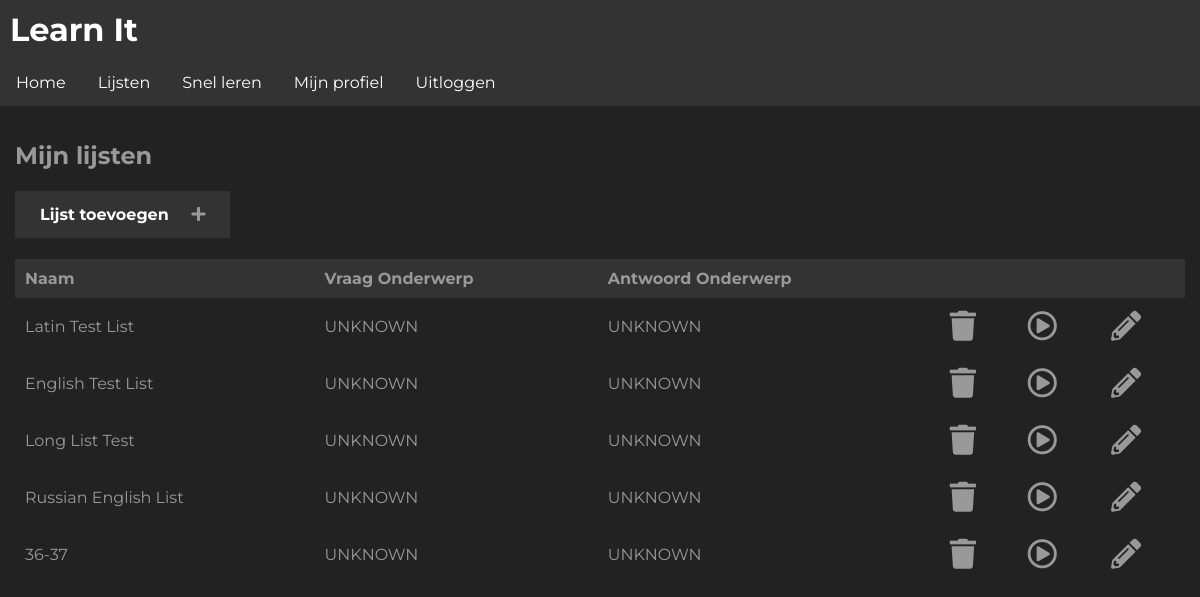
The app's page /app/lists/ (signed in), older data.
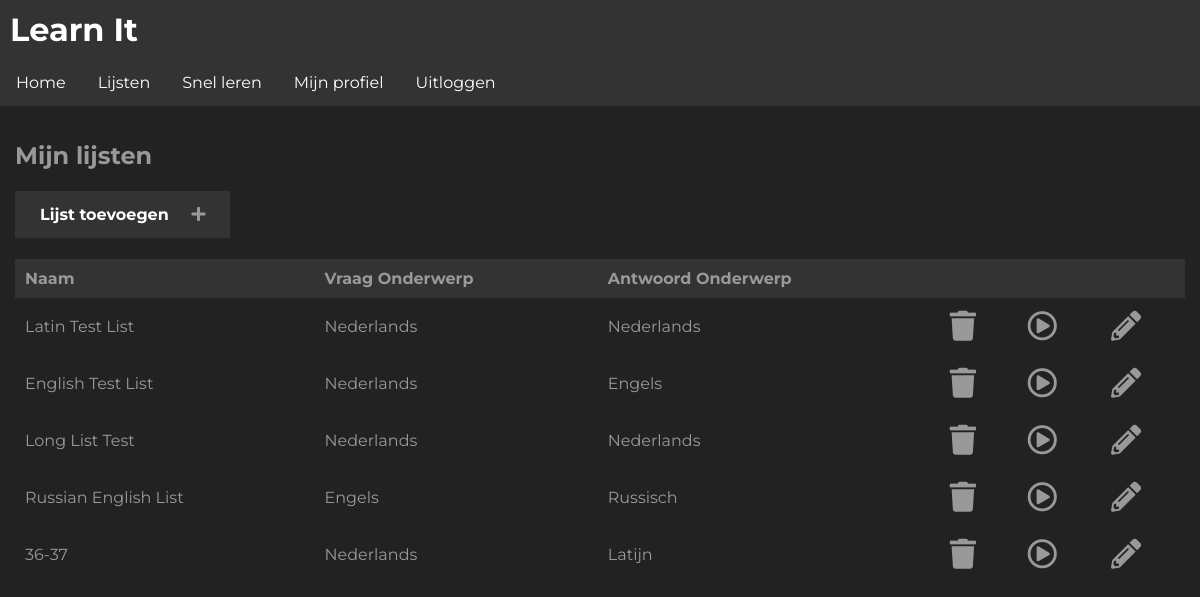
The same page, newer data.
### learnit/models.py (models this page shows, shortened)
class List(models.Model):
    name = models.CharField(max_length=255)
    owner = models.ForeignKey(to=User, on_delete=models.CASCADE)
    question_subject = models.ForeignKey(to=Subject, on_delete=models.PROTECT, related_name='question_subject')
    answer_subject = models.ForeignKey(to=Subject, on_delete=models.PROTECT, related_name='answer_subject')
    questions = models.ManyToManyField(to=Question)
    def get_test(self):
        return str(self.pk)
    def get_edit_url(self):
        return reverse('edit_list', args=[self.pk])

class Subject(models.Model):
    name = models.CharField(max_length=255)
    name_dutch = models.CharField(max_length=255, default="UNKNOWN")
    tts_support = models.BooleanField(default=False)

### learnit/views.py (the view)
# urls.py: path('app/lists/', views.lists, name='lists'),
def lists(request):
    if not request.user.is_authenticated:
        return redirect('/login')
    n_lists = List.objects.filter(owner=request.user)
    return render(request, 'app/lists.html', generate_context(request, {
        'lists': n_lists,
        'username': request.user.username
    }))

### learnit/views.py (called while the page is built)
def generate_context(request, context):
    if request.user.is_authenticated:
        settings = Settings.objects.get(user=request.user)
        context['settings_theme'] = settings.interface_theme
        context['settings_lang'] = settings.interface_language
    return context

### templates/app/lists.html (shortened to what this page needs)
{% extends 'base.html' %}
{% block content %}
    {% if settings_lang == 0 %}
    <h2>My lists</h2>
    <h4><a class="link_button" href="/app/add">Add a list &nbsp;&nbsp;&nbsp;&nbsp;<i class="fas fa-plus"></i></a></h4>
    {% elif settings_lang == 1 %}
    <h2>Mijn lijsten</h2>
    <h4><a class="link_button" href="/app/add">Lijst toevoegen &nbsp;&nbsp;&nbsp;&nbsp;<i class="fas fa-plus"></i></a></h4>
    {% endif %}
    {% if lists %}
        <table>
            {% if settings_lang == 0 %}
                <tr id="table_header">
                    <td>Name</td>
                    <td>Question Subject</td>
                    <td>Answer Subject</td>
            {% elif settings_lang == 1 %}
                <tr id="table_header">
                    <td>Naam</td>
                    <td>Vraag Onderwerp</td>
                    <td>Antwoord Onderwerp</td>
            {% endif %}
            <td></td>
            <td></td>
            <td></td>
            </tr>
            {% for list in lists %}
                <tr>
                    <td>{{ list.name }}</td>
                    {% if settings_lang == 0 %}
                    <td>{{ list.question_subject.name }}</td>
                    <td>{{ list.answer_subject.name }}</td>
                    {% elif settings_lang == 1 %}
                        <td>{{ list.question_subject.name_dutch }}</td>
                    <td>{{ list.answer_subject.name_dutch }}</td>
                    {% endif %}
                    <td><a class="delete_list" href="/app/delete/{{ list.get_test }}"><i class="fas fa-trash"></i></a>
                    </td>
                    <td><a class="test_list" href="/app/test/{{ list.get_test }}"><i class="far fa-play-circle"></i></a>
                    </td>
                    <td><a class="test_list" href="{{ list.get_edit_url }}"><i class="fas fa-pencil-alt"></i></a>
                    </td>
                </tr>
            {% endfor %}
        </table>
    {% endif %}
{% endblock %}

### templates/base.html (shortened to what this page needs)
{% load static %}
<!doctype html>
<html lang="nl">
<head>
    {% if settings_theme == 0 %}
        <link rel="stylesheet" href="{% static "css/style_light.css" %}">
    {% elif settings_theme == 1 %}
        <link rel="stylesheet" href="{% static "css/style_dark.css" %}">
    {% else %}
        <link rel="stylesheet" href="{% static "css/style_light.css" %}">
    {% endif %}
    <link rel="stylesheet" href="https://use.fontawesome.com/releases/v5.7.2/css/all.css"
>
</head>
<body>
<div class="wrapper">
    <div class="header">
        <h1 id="title">Learn It</h1>
        {% if settings_lang == 1 %}
        <nav>
            <li class="nav-item"><a href="/">Home</a></li>
            <li class="nav-item"><a href="/app/lists">Lijsten</a></li>
            <li class="nav-item"><a href="#">Snel leren</a></li>
            {% if user.is_authenticated %}
                <li class="nav-item"><a href="/user/profile">Mijn profiel</a></li>
                <li class="nav-item"><a href="/logout">Uitloggen</a></li>
            {% else %}
                <li class="nav-item"><a href="/login">Aanmelden</a></li>
                <li class="nav-item"><a href="/register">Registreren</a></li>
            {% endif %}
        </nav>
        {% endif %}
    </div>
    <div class="content">
        {% block content %}
        {% endblock %}
    </div>
</div>
</body>
</html>

### learnit/static/css/style_dark.css (style rules this page uses)
html, body { margin: 0; padding: 0; background-color: #222222; }
* { font-family: 'Montserrat', sans-serif; color: #999; }
nav { list-style-type: none; margin: 0; padding: 0; overflow: hidden; background-color: #333; }
.nav-item { float: left; }
.nav-item a { display: block; color: white; text-align: center; padding: 14px 16px; text-decoration: none; }
#title { width: 99,5; padding-left: 10px; padding-top: 10px; padding-bottom: 10px; height: 100%; margin: 0; background-color: #333; color: #fff; }
.content { padding: 15px; }
table { width: 100%; vertical-align: top; text-align: left; border-spacing: 0; border-collapse: collapse; }
td { width: auto; }
.delete_list { color: red; }
.test_list { color: #2b39ff; }
.test_list, .delete_list { font-size: 30px; }
#table_header { background-color: #333; color: white; width: 100%; margin: 0; font-weight: bold; }
td { margin: 0; padding: 10px; }
.link_button:link, .link_button:visited { background-color: #333; color: white; padding: 14px 25px; text-align: center; text-decoration: none; display: inline-block; }
h2 { font-weight: bold; }

Row changes from the older to the newer data that the page shows:
changed through a linked row, List "Latin Test List": question_subject.name_dutch "UNKNOWN" → "Nederlands"; answer_subject.name_dutch "UNKNOWN" → "Nederlands"
changed through a linked row, List "English Test List": question_subject.name_dutch "UNKNOWN" → "Nederlands"; answer_subject.name_dutch "UNKNOWN" → "Engels"
changed through a linked row, List "Long List Test": question_subject.name_dutch "UNKNOWN" → "Nederlands"; answer_subject.name_dutch "UNKNOWN" → "Nederlands"
changed through a linked row, List "Russian English List": question_subject.name_dutch "UNKNOWN" → "Engels"; answer_subject.name_dutch "UNKNOWN" → "Russisch"
changed through a linked row, List: question_subject.name_dutch "UNKNOWN" → "Nederlands"; answer_subject.name_dutch "UNKNOWN" → "Latijn"
